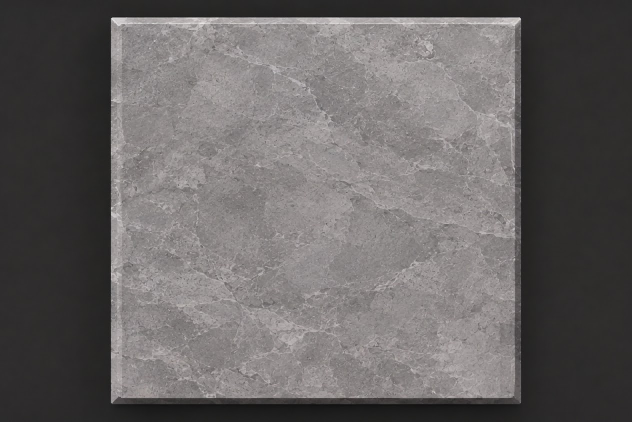
#> input picture minecraft/smooth-stone-reference/smooth-stone.jpg, 1264 x 843 px, found by its file name (shown at 1/2 size)
$ python prepare_smooth_stone.py
#> lines starting #> are read from the running program, lines starting #| are printed output that depends on the picture
#!/usr/bin/env python3
"""Prepare smooth-stone block and slab textures from the supplied photograph.

The slab side is two repeated half-height faces, so the usual top- or bottom-
slab UV slice contains a complete border. This is a texture, not a new model.
"""
from pathlib import Path
from PIL import Image, ImageOps

SOURCE=Path('minecraft/smooth-stone-reference/smooth-stone.jpg')
BLOCKS=Path('minecraft/realistic-dirt/textures/blocks')
BOX=(221,35,1043,808)


def make_textures():
    with Image.open(SOURCE) as original:
#> original is the input picture: PIL image 1264x843 RGB; mean R, G, B 104, 100.6, 100.3
        image=ImageOps.exif_transpose(original).convert('RGB')
    if image.size != (1264,843):raise ValueError('Unexpected source dimensions')
    face=image.crop(BOX).resize((256,256),Image.Resampling.LANCZOS)
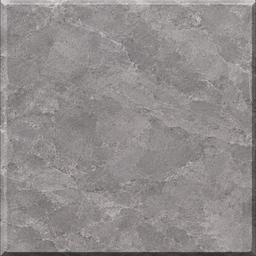
#> face: PIL image 256x256 RGB; mean R, G, B 145.3, 140.4, 140
    half=face.resize((128,64),Image.Resampling.LANCZOS)
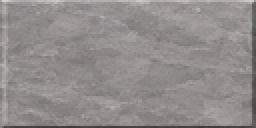
#> half: PIL image 128x64 RGB (shown 2 times larger); mean R, G, B 145.3, 140.4, 140.1
    side=Image.new('RGB',(128,128))
#> side: PIL image 128x128 RGB; every value is 0
    side.paste(half,(0,0));side.paste(half,(0,64))
#> after `side.paste(half, (0, 0))`:
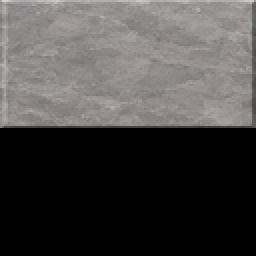
#> side: PIL image 128x128 RGB (shown 2 times larger); mean R, G, B 72.7, 70.2, 70
#> after `side.paste(half, (0, 64))`:
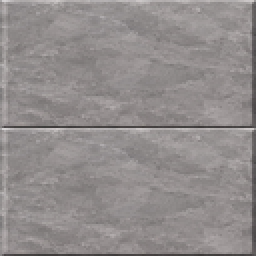
#> side: PIL image 128x128 RGB (shown 2 times larger); mean R, G, B 145.3, 140.4, 140.1
    return face,side


def main():
    BLOCKS.mkdir(parents=True,exist_ok=True)
    for image,name in zip(make_textures(),('photo_smooth_stone','photo_smooth_stone_slab_side')):
        image.save(BLOCKS/(name+'.png'),optimize=True)
        print('Prepared',name)


if __name__=='__main__':main()
